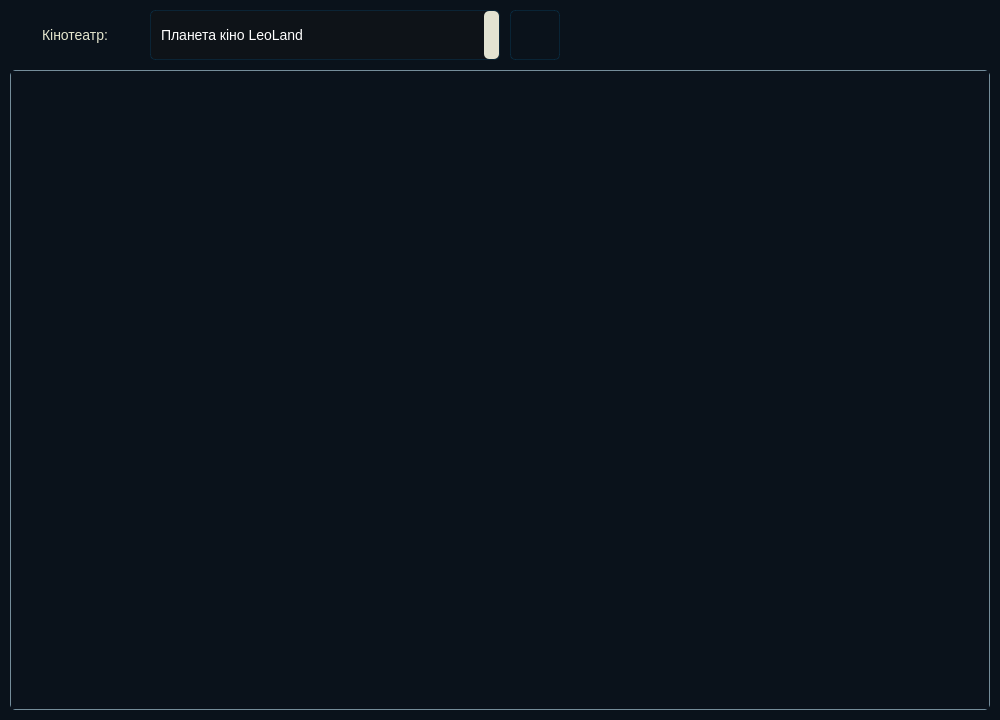
<?xml version="1.0" encoding="UTF-8"?>
<ui version="4.0">
 <class>MainWindow</class>
 <widget class="QMainWindow" name="MainWindow">
  <property name="geometry">
   <rect>
    <x>0</x>
    <y>0</y>
    <width>1000</width>
    <height>720</height>
   </rect>
  </property>
  <property name="minimumSize">
   <size>
    <width>1000</width>
    <height>720</height>
   </size>
  </property>
  <property name="windowTitle">
   <string>MainWindow</string>
  </property>
  <property name="windowIcon">
   <iconset resource="../../resources/qrc/resources.qrc">
    <normaloff>:/icons/icons/logo.png</normaloff>:/icons/icons/logo.png</iconset>
  </property>
  <property name="styleSheet">
   <string notr="true">background-color: rgb(10, 18, 27)</string>
  </property>
  <widget class="QWidget" name="centralwidget">
   <layout class="QVBoxLayout" name="verticalLayout_2">
    <property name="spacing">
     <number>0</number>
    </property>
    <property name="leftMargin">
     <number>10</number>
    </property>
    <property name="topMargin">
     <number>10</number>
    </property>
    <property name="rightMargin">
     <number>10</number>
    </property>
    <property name="bottomMargin">
     <number>10</number>
    </property>
    <item>
     <layout class="QVBoxLayout" name="verticalLayout">
      <property name="spacing">
       <number>10</number>
      </property>
      <item>
       <widget class="QFrame" name="lay1">
        <property name="maximumSize">
         <size>
          <width>550</width>
          <height>50</height>
         </size>
        </property>
        <layout class="QHBoxLayout" name="horizontalLayout">
         <property name="spacing">
          <number>10</number>
         </property>
         <property name="leftMargin">
          <number>0</number>
         </property>
         <property name="topMargin">
          <number>0</number>
         </property>
         <property name="rightMargin">
          <number>0</number>
         </property>
         <property name="bottomMargin">
          <number>0</number>
         </property>
         <item>
          <widget class="QLabel" name="label">
           <property name="minimumSize">
            <size>
             <width>130</width>
             <height>50</height>
            </size>
           </property>
           <property name="styleSheet">
            <string notr="true">color: rgb(229, 230, 206);
font-size: 14px;
font-family: &quot;cascadia code&quot;</string>
           </property>
           <property name="text">
            <string>Кінотеатр:</string>
           </property>
           <property name="alignment">
            <set>Qt::AlignCenter</set>
           </property>
          </widget>
         </item>
         <item>
          <widget class="QComboBox" name="comboBox">
           <property name="minimumSize">
            <size>
             <width>350</width>
             <height>50</height>
            </size>
           </property>
           <property name="styleSheet">
            <string notr="true">QComboBox {
	padding-left: 10px;
	font-size: 14px;
	background-color: rgba(20, 20, 20, 100);
    border: 1px solid rgba(0, 170, 255, 30);
    border-radius: 5px;
	color: white;
	font-family: &quot;cascadia code&quot;;
}
QComboBox::drop-down {
    background-color: rgb(226, 227, 210);
	width: 15px;
    border-radius: 5px;
}
QComboBox::drop-down:on{
	background-color: rgba(0, 189, 119, 200);
}

QAbstractItemView {
	border-radius: 10px;
	padding: 10px;
	background-color: rgba(200, 200, 200, 0);
    border: 1px solid rgba(90, 160, 155, 200);
	color: white;
}
</string>
           </property>
           <item>
            <property name="text">
             <string>Планета кіно LeoLand</string>
            </property>
           </item>
          </widget>
         </item>
         <item>
          <widget class="QPushButton" name="pushButton">
           <property name="minimumSize">
            <size>
             <width>50</width>
             <height>50</height>
            </size>
           </property>
           <property name="cursor">
            <cursorShape>PointingHandCursor</cursorShape>
           </property>
           <property name="styleSheet">
            <string notr="true">QPushButton{
border: 1px solid rgba(0, 170, 255, 30);
border-radius: 5px;
}
QPushButton::hover{
background-color: black;
}</string>
           </property>
           <property name="text">
            <string/>
           </property>
           <property name="icon">
            <iconset resource="../../resources/qrc/resources.qrc">
             <normaloff>:/icons/icons/refresh.png</normaloff>:/icons/icons/refresh.png</iconset>
           </property>
           <property name="iconSize">
            <size>
             <width>24</width>
             <height>24</height>
            </size>
           </property>
          </widget>
         </item>
        </layout>
       </widget>
      </item>
      <item>
       <widget class="QTabWidget" name="tabWidget">
        <property name="minimumSize">
         <size>
          <width>980</width>
          <height>640</height>
         </size>
        </property>
        <property name="styleSheet">
         <string notr="true">    QTabWidget::pane { /* Убираем рамку вокруг содержимого */
		border-radius: 5px; /* Закругляем края */
        border: 1px solid rgba(0, 170, 255, 30);
        background: white; /* Цвет фона вкладок */
    }

    QTabBar::tab { /* Скрываем вкладки */
        width: 0; /* Устанавливает ширину вкладки в 0 */
        height: 0; /* Устанавливает высоту вкладки в 0 */
        margin: 0;
        padding: 0;
        border: none;
    }</string>
        </property>
        <property name="currentIndex">
         <number>1</number>
        </property>
        <widget class="QWidget" name="tab">
         <attribute name="title">
          <string>Tab 1</string>
         </attribute>
         <layout class="QHBoxLayout" name="horizontalLayout_2">
          <property name="spacing">
           <number>0</number>
          </property>
          <property name="leftMargin">
           <number>0</number>
          </property>
          <property name="topMargin">
           <number>0</number>
          </property>
          <property name="rightMargin">
           <number>0</number>
          </property>
          <property name="bottomMargin">
           <number>0</number>
          </property>
          <item>
           <widget class="QScrollArea" name="scrollArea">
            <property name="styleSheet">
             <string notr="true">QScrollArea{
	border: none;
}
QScrollArea QScrollBar:vertical {
    border: 0px;  /* Граница области скролла */
    background: rgba(0,0,0,0);        /* Фон скроллбара */
    width: 12px;                /* Ширина вертикального скроллбара */
    margin: 3px 0 3px 0;      /* Отступы сверху и снизу (чтобы кнопки не обрезались) */
}
QScrollArea QScrollBar::handle:vertical {
	border-radius: 3px;
    background: #111111;        /* Цвет ползунка */
    min-height: 5px;           /* Минимальная высота ползунка */
}
QScrollArea QScrollBar::handle:vertical:hover {
	border-radius: 3px;
    background: #FFDAB9;        /* Цвет ползунка */
    min-height: 5px;           /* Минимальная высота ползунка */
}

QScrollArea QScrollBar::add-line:vertical {
    height: 0px;               /* Высота кнопки */
}

QScrollArea QScrollBar::sub-line:vertical {
    height: 0px;               /* Высота кнопки */
}

QScrollArea QScrollBar::up-arrow:vertical, QScrollBar::down-arrow:vertical {
    border: none;               /* Убираем границу стрелок */
    width: 0px;
    height: 0px;
}

QScrollArea QScrollBar::add-page:vertical, QScrollBar::sub-page:vertical {
    background: none;           /* Цвет фона за ползунком */
}</string>
            </property>
            <property name="widgetResizable">
             <bool>true</bool>
            </property>
            <widget class="QWidget" name="scrollAreaWidgetContents">
             <property name="geometry">
              <rect>
               <x>0</x>
               <y>0</y>
               <width>978</width>
               <height>638</height>
              </rect>
             </property>
             <property name="styleSheet">
              <string notr="true"/>
             </property>
             <layout class="QVBoxLayout" name="verticalLayout_4">
              <property name="spacing">
               <number>0</number>
              </property>
              <property name="leftMargin">
               <number>0</number>
              </property>
              <property name="topMargin">
               <number>0</number>
              </property>
              <property name="rightMargin">
               <number>0</number>
              </property>
              <property name="bottomMargin">
               <number>0</number>
              </property>
              <item>
               <layout class="QVBoxLayout" name="verticalLayout_3">
                <property name="spacing">
                 <number>15</number>
                </property>
                <property name="leftMargin">
                 <number>15</number>
                </property>
                <property name="topMargin">
                 <number>15</number>
                </property>
                <property name="rightMargin">
                 <number>15</number>
                </property>
                <property name="bottomMargin">
                 <number>15</number>
                </property>
               </layout>
              </item>
             </layout>
            </widget>
           </widget>
          </item>
         </layout>
        </widget>
        <widget class="QWidget" name="tab_2">
         <attribute name="title">
          <string>Tab 2</string>
         </attribute>
         <layout class="QHBoxLayout" name="horizontalLayout_3">
          <property name="spacing">
           <number>0</number>
          </property>
          <property name="leftMargin">
           <number>0</number>
          </property>
          <property name="topMargin">
           <number>0</number>
          </property>
          <property name="rightMargin">
           <number>0</number>
          </property>
          <property name="bottomMargin">
           <number>0</number>
          </property>
          <item>
           <widget class="QScrollArea" name="scrollArea_2">
            <property name="styleSheet">
             <string notr="true">QScrollArea{
	border: none;
}
QScrollArea QScrollBar:vertical {
    border: 0px;  /* Граница области скролла */
    background: rgba(0,0,0,0);        /* Фон скроллбара */
    width: 12px;                /* Ширина вертикального скроллбара */
    margin: 3px 0 3px 0;      /* Отступы сверху и снизу (чтобы кнопки не обрезались) */
}
QScrollArea QScrollBar::handle:vertical {
	border-radius: 3px;
    background: #111111;        /* Цвет ползунка */
    min-height: 5px;           /* Минимальная высота ползунка */
}
QScrollArea QScrollBar::handle:vertical:hover {
	border-radius: 3px;
    background: #FFDAB9;        /* Цвет ползунка */
    min-height: 5px;           /* Минимальная высота ползунка */
}

QScrollArea QScrollBar::add-line:vertical {
    height: 0px;               /* Высота кнопки */
}

QScrollArea QScrollBar::sub-line:vertical {
    height: 0px;               /* Высота кнопки */
}

QScrollArea QScrollBar::up-arrow:vertical, QScrollBar::down-arrow:vertical {
    border: none;               /* Убираем границу стрелок */
    width: 0px;
    height: 0px;
}

QScrollArea QScrollBar::add-page:vertical, QScrollBar::sub-page:vertical {
    background: none;           /* Цвет фона за ползунком */
}</string>
            </property>
            <property name="widgetResizable">
             <bool>true</bool>
            </property>
            <widget class="QWidget" name="scrollAreaWidgetContents_2">
             <property name="geometry">
              <rect>
               <x>0</x>
               <y>0</y>
               <width>978</width>
               <height>638</height>
              </rect>
             </property>
             <layout class="QVBoxLayout" name="verticalLayout_7">
              <property name="spacing">
               <number>0</number>
              </property>
              <property name="leftMargin">
               <number>0</number>
              </property>
              <property name="topMargin">
               <number>0</number>
              </property>
              <property name="rightMargin">
               <number>0</number>
              </property>
              <property name="bottomMargin">
               <number>0</number>
              </property>
              <item>
               <layout class="QVBoxLayout" name="verticalLayout_6">
                <property name="spacing">
                 <number>15</number>
                </property>
                <property name="leftMargin">
                 <number>15</number>
                </property>
                <property name="topMargin">
                 <number>15</number>
                </property>
                <property name="rightMargin">
                 <number>15</number>
                </property>
                <property name="bottomMargin">
                 <number>15</number>
                </property>
               </layout>
              </item>
             </layout>
            </widget>
           </widget>
          </item>
         </layout>
        </widget>
       </widget>
      </item>
     </layout>
    </item>
   </layout>
  </widget>
 </widget>
 <resources>
  <include location="../../resources/qrc/resources.qrc"/>
 </resources>
 <connections/>
</ui>
